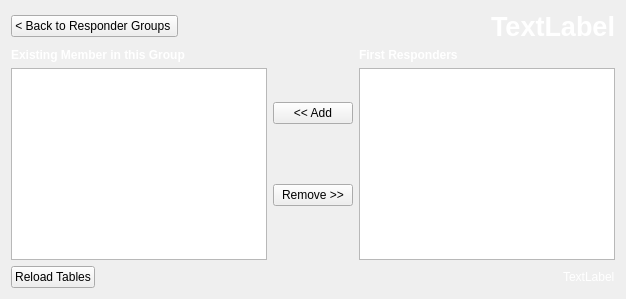
      <widget class="QWidget" name="responderGroupMember">
       <layout class="QVBoxLayout" name="verticalLayout_7">
        <item>
         <layout class="QHBoxLayout" name="horizontalLayout_6">
          <item>
           <widget class="QPushButton" name="backRGroupMember">
            <property name="text">
             <string>&lt; Back to Responder Groups </string>
            </property>
           </widget>
          </item>
          <item>
           <widget class="QLabel" name="rGroupMemberTitle">
            <property name="sizePolicy">
             <sizepolicy hsizetype="Expanding" vsizetype="Preferred">
              <horstretch>0</horstretch>
              <verstretch>0</verstretch>
             </sizepolicy>
            </property>
            <property name="font">
             <font>
              <family>Helvetica</family>
              <pointsize>20</pointsize>
              <weight>75</weight>
              <bold>true</bold>
             </font>
            </property>
            <property name="styleSheet">
             <string notr="true">color:white;</string>
            </property>
            <property name="text">
             <string>TextLabel</string>
            </property>
            <property name="alignment">
             <set>Qt::AlignRight|Qt::AlignTrailing|Qt::AlignVCenter</set>
            </property>
           </widget>
          </item>
         </layout>
        </item>
        <item>
         <layout class="QHBoxLayout" name="horizontalLayout_42">
          <item>
           <layout class="QVBoxLayout" name="verticalLayout_21">
            <item>
             <widget class="QLabel" name="userGroupTitle">
              <property name="font">
               <font>
                <family>Helvetica</family>
                <weight>75</weight>
                <bold>true</bold>
               </font>
              </property>
              <property name="styleSheet">
               <string notr="true">color: white;</string>
              </property>
              <property name="text">
               <string>Existing Member in this Group</string>
              </property>
             </widget>
            </item>
            <item>
             <widget class="QTableView" name="rGroupMemberCol">
              <property name="font">
               <font>
                <family>Helvetica</family>
               </font>
              </property>
             </widget>
            </item>
           </layout>
          </item>
          <item>
           <layout class="QVBoxLayout" name="verticalLayout_5">
            <item>
             <widget class="QPushButton" name="addMember">
              <property name="text">
               <string>&lt;&lt; Add</string>
              </property>
             </widget>
            </item>
            <item>
             <widget class="QPushButton" name="removeMember">
              <property name="text">
               <string>Remove &gt;&gt;</string>
              </property>
             </widget>
            </item>
           </layout>
          </item>
          <item>
           <layout class="QVBoxLayout" name="verticalLayout_19">
            <item>
             <widget class="QLabel" name="firstResponderTitle">
              <property name="font">
               <font>
                <family>Helvetica</family>
                <weight>75</weight>
                <bold>true</bold>
               </font>
              </property>
              <property name="styleSheet">
               <string notr="true">color: white</string>
              </property>
              <property name="text">
               <string>First Responders</string>
              </property>
             </widget>
            </item>
            <item>
             <widget class="QTableView" name="responderCol"/>
            </item>
           </layout>
          </item>
         </layout>
        </item>
        <item>
         <layout class="QHBoxLayout" name="horizontalLayout_3">
          <item>
           <widget class="QPushButton" name="reloadMember">
            <property name="text">
             <string>Reload Tables</string>
            </property>
           </widget>
          </item>
          <item>
           <spacer name="horizontalSpacer_9">
            <property name="orientation">
             <enum>Qt::Horizontal</enum>
            </property>
            <property name="sizeHint" stdset="0">
             <size>
              <width>40</width>
              <height>20</height>
             </size>
            </property>
           </spacer>
          </item>
          <item>
           <widget class="QLabel" name="alertMember">
            <property name="font">
             <font>
              <family>Helvetica</family>
             </font>
            </property>
            <property name="styleSheet">
             <string notr="true">color: white;</string>
            </property>
            <property name="text">
             <string>TextLabel</string>
            </property>
           </widget>
          </item>
         </layout>
        </item>
       </layout>
      </widget>
